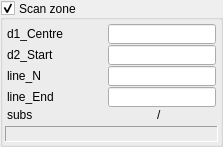
           <widget class="QGroupBox" name="VGB_Scan_2">
            <property name="sizePolicy">
             <sizepolicy hsizetype="Fixed" vsizetype="Preferred">
              <horstretch>0</horstretch>
              <verstretch>0</verstretch>
             </sizepolicy>
            </property>
            <property name="minimumSize">
             <size>
              <width>0</width>
              <height>0</height>
             </size>
            </property>
            <property name="whatsThis">
             <string>Scan Parameters</string>
            </property>
            <property name="autoFillBackground">
             <bool>false</bool>
            </property>
            <property name="title">
             <string>Scan zone</string>
            </property>
            <property name="alignment">
             <set>Qt::AlignLeading|Qt::AlignLeft|Qt::AlignVCenter</set>
            </property>
            <property name="flat">
             <bool>true</bool>
            </property>
            <property name="checkable">
             <bool>true</bool>
            </property>
            <property name="checked">
             <bool>true</bool>
            </property>
            <layout class="QVBoxLayout" name="verticalLayout_3">
             <property name="spacing">
              <number>1</number>
             </property>
             <property name="margin">
              <number>2</number>
             </property>
             <item>
              <layout class="QGridLayout" name="gd_ScanCtrl_2">
               <property name="sizeConstraint">
                <enum>QLayout::SetDefaultConstraint</enum>
               </property>
               <property name="margin">
                <number>2</number>
               </property>
               <property name="spacing">
                <number>1</number>
               </property>
               <item row="5" column="0">
                <widget class="QLabel" name="L_p2013_2">
                 <property name="sizePolicy">
                  <sizepolicy hsizetype="Minimum" vsizetype="Preferred">
                   <horstretch>0</horstretch>
                   <verstretch>0</verstretch>
                  </sizepolicy>
                 </property>
                 <property name="minimumSize">
                  <size>
                   <width>100</width>
                   <height>0</height>
                  </size>
                 </property>
                 <property name="maximumSize">
                  <size>
                   <width>100</width>
                   <height>16777215</height>
                  </size>
                 </property>
                 <property name="frameShape">
                  <enum>QFrame::NoFrame</enum>
                 </property>
                 <property name="text">
                  <string>d1_Centre</string>
                 </property>
                 <property name="margin">
                  <number>3</number>
                 </property>
                 <property name="buddy">
                  <cstring>QLD_p2013_2</cstring>
                 </property>
                </widget>
               </item>
               <item row="5" column="2">
                <widget class="QELineEdit" name="QLD_p2013_2">
                 <property name="sizePolicy">
                  <sizepolicy hsizetype="Preferred" vsizetype="Fixed">
                   <horstretch>0</horstretch>
                   <verstretch>0</verstretch>
                  </sizepolicy>
                 </property>
                 <property name="minimumSize">
                  <size>
                   <width>100</width>
                   <height>0</height>
                  </size>
                 </property>
                 <property name="maximumSize">
                  <size>
                   <width>120</width>
                   <height>20</height>
                  </size>
                 </property>
                 <property name="font">
                  <font>
                   <weight>50</weight>
                   <bold>false</bold>
                  </font>
                 </property>
                 <property name="variable" stdset="0">
                  <string>$(P)$(R):D1_CENTRE</string>
                 </property>
                 <property name="addUnits">
                  <bool>true</bool>
                 </property>
                </widget>
               </item>
               <item row="7" column="2">
                <widget class="QELineEdit" name="QLD_p2014_2">
                 <property name="sizePolicy">
                  <sizepolicy hsizetype="Preferred" vsizetype="Fixed">
                   <horstretch>0</horstretch>
                   <verstretch>0</verstretch>
                  </sizepolicy>
                 </property>
                 <property name="minimumSize">
                  <size>
                   <width>100</width>
                   <height>0</height>
                  </size>
                 </property>
                 <property name="maximumSize">
                  <size>
                   <width>120</width>
                   <height>20</height>
                  </size>
                 </property>
                 <property name="font">
                  <font>
                   <weight>50</weight>
                   <bold>false</bold>
                  </font>
                 </property>
                 <property name="variable" stdset="0">
                  <string>$(P)$(R):D2_START</string>
                 </property>
                 <property name="addUnits">
                  <bool>true</bool>
                 </property>
                </widget>
               </item>
               <item row="7" column="0">
                <widget class="QLabel" name="L_p2014_2">
                 <property name="sizePolicy">
                  <sizepolicy hsizetype="Minimum" vsizetype="Preferred">
                   <horstretch>0</horstretch>
                   <verstretch>0</verstretch>
                  </sizepolicy>
                 </property>
                 <property name="minimumSize">
                  <size>
                   <width>100</width>
                   <height>0</height>
                  </size>
                 </property>
                 <property name="maximumSize">
                  <size>
                   <width>100</width>
                   <height>16777215</height>
                  </size>
                 </property>
                 <property name="text">
                  <string>d2_Start</string>
                 </property>
                 <property name="margin">
                  <number>3</number>
                 </property>
                 <property name="buddy">
                  <cstring>QLD_p2014_2</cstring>
                 </property>
                </widget>
               </item>
               <item row="8" column="4">
                <layout class="QHBoxLayout" name="horizontalLayout_8"/>
               </item>
               <item row="9" column="0">
                <widget class="QLabel" name="L_p2012_2">
                 <property name="sizePolicy">
                  <sizepolicy hsizetype="Minimum" vsizetype="Preferred">
                   <horstretch>0</horstretch>
                   <verstretch>0</verstretch>
                  </sizepolicy>
                 </property>
                 <property name="minimumSize">
                  <size>
                   <width>100</width>
                   <height>0</height>
                  </size>
                 </property>
                 <property name="maximumSize">
                  <size>
                   <width>100</width>
                   <height>16777215</height>
                  </size>
                 </property>
                 <property name="text">
                  <string>line_End</string>
                 </property>
                 <property name="wordWrap">
                  <bool>false</bool>
                 </property>
                 <property name="margin">
                  <number>3</number>
                 </property>
                 <property name="buddy">
                  <cstring>QLD_p2012_2</cstring>
                 </property>
                </widget>
               </item>
               <item row="9" column="2">
                <widget class="QELineEdit" name="QLD_p2012_2">
                 <property name="minimumSize">
                  <size>
                   <width>100</width>
                   <height>0</height>
                  </size>
                 </property>
                 <property name="maximumSize">
                  <size>
                   <width>120</width>
                   <height>20</height>
                  </size>
                 </property>
                 <property name="font">
                  <font>
                   <weight>50</weight>
                   <bold>false</bold>
                  </font>
                 </property>
                 <property name="alignment">
                  <set>Qt::AlignRight|Qt::AlignTop|Qt::AlignTrailing</set>
                 </property>
                 <property name="variable" stdset="0">
                  <string>$(P)$(R):LINE_END</string>
                 </property>
                </widget>
               </item>
               <item row="8" column="2">
                <widget class="QELineEdit" name="QLD_p2041_2">
                 <property name="minimumSize">
                  <size>
                   <width>100</width>
                   <height>0</height>
                  </size>
                 </property>
                 <property name="maximumSize">
                  <size>
                   <width>120</width>
                   <height>20</height>
                  </size>
                 </property>
                 <property name="font">
                  <font>
                   <weight>50</weight>
                   <bold>false</bold>
                  </font>
                 </property>
                 <property name="alignment">
                  <set>Qt::AlignRight|Qt::AlignTop|Qt::AlignTrailing</set>
                 </property>
                 <property name="variable" stdset="0">
                  <string>$(P)$(R):LINE_N</string>
                 </property>
                </widget>
               </item>
               <item row="8" column="0">
                <widget class="QLabel" name="L_p2041_2">
                 <property name="sizePolicy">
                  <sizepolicy hsizetype="Minimum" vsizetype="Preferred">
                   <horstretch>0</horstretch>
                   <verstretch>0</verstretch>
                  </sizepolicy>
                 </property>
                 <property name="minimumSize">
                  <size>
                   <width>100</width>
                   <height>0</height>
                  </size>
                 </property>
                 <property name="maximumSize">
                  <size>
                   <width>100</width>
                   <height>16777215</height>
                  </size>
                 </property>
                 <property name="text">
                  <string>line_N</string>
                 </property>
                 <property name="wordWrap">
                  <bool>false</bool>
                 </property>
                 <property name="margin">
                  <number>3</number>
                 </property>
                 <property name="buddy">
                  <cstring>QLD_p2041_2</cstring>
                 </property>
                </widget>
               </item>
               <item row="10" column="0">
                <widget class="QLabel" name="label_13">
                 <property name="text">
                  <string>subs</string>
                 </property>
                </widget>
               </item>
               <item row="10" column="2">
                <layout class="QHBoxLayout" name="horizontalLayout_12">
                 <property name="spacing">
                  <number>4</number>
                 </property>
                 <item>
                  <widget class="QELabel" name="QL_p2063_7">
                   <property name="sizePolicy">
                    <sizepolicy hsizetype="Preferred" vsizetype="Preferred">
                     <horstretch>0</horstretch>
                     <verstretch>0</verstretch>
                    </sizepolicy>
                   </property>
                   <property name="minimumSize">
                    <size>
                     <width>45</width>
                     <height>0</height>
                    </size>
                   </property>
                   <property name="maximumSize">
                    <size>
                     <width>16777215</width>
                     <height>20</height>
                    </size>
                   </property>
                   <property name="frameShape">
                    <enum>QFrame::NoFrame</enum>
                   </property>
                   <property name="alignment">
                    <set>Qt::AlignCenter</set>
                   </property>
                   <property name="variable" stdset="0">
                    <string>$(P)$(R):LINE_SUBN:RBV</string>
                   </property>
                  </widget>
                 </item>
                 <item>
                  <widget class="QLabel" name="label_14">
                   <property name="sizePolicy">
                    <sizepolicy hsizetype="Minimum" vsizetype="Preferred">
                     <horstretch>0</horstretch>
                     <verstretch>0</verstretch>
                    </sizepolicy>
                   </property>
                   <property name="text">
                    <string>/</string>
                   </property>
                  </widget>
                 </item>
                 <item>
                  <widget class="QELabel" name="QL_p2063_8">
                   <property name="sizePolicy">
                    <sizepolicy hsizetype="Preferred" vsizetype="Preferred">
                     <horstretch>0</horstretch>
                     <verstretch>0</verstretch>
                    </sizepolicy>
                   </property>
                   <property name="minimumSize">
                    <size>
                     <width>45</width>
                     <height>0</height>
                    </size>
                   </property>
                   <property name="maximumSize">
                    <size>
                     <width>16777215</width>
                     <height>20</height>
                    </size>
                   </property>
                   <property name="frameShape">
                    <enum>QFrame::NoFrame</enum>
                   </property>
                   <property name="alignment">
                    <set>Qt::AlignCenter</set>
                   </property>
                   <property name="variable" stdset="0">
                    <string>$(P)$(R):LINE_SUBEND:RBV</string>
                   </property>
                  </widget>
                 </item>
                </layout>
               </item>
              </layout>
             </item>
             <item>
              <spacer name="verticalSpacer_5">
               <property name="orientation">
                <enum>Qt::Vertical</enum>
               </property>
               <property name="sizeHint" stdset="0">
                <size>
                 <width>20</width>
                 <height>1</height>
                </size>
               </property>
              </spacer>
             </item>
             <item>
              <widget class="QELabel" name="QL_p2055_3">
               <property name="sizePolicy">
                <sizepolicy hsizetype="Preferred" vsizetype="Preferred">
                 <horstretch>0</horstretch>
                 <verstretch>0</verstretch>
                </sizepolicy>
               </property>
               <property name="minimumSize">
                <size>
                 <width>100</width>
                 <height>0</height>
                </size>
               </property>
               <property name="toolTip">
                <string>last error</string>
               </property>
               <property name="frameShape">
                <enum>QFrame::Panel</enum>
               </property>
               <property name="frameShadow">
                <enum>QFrame::Sunken</enum>
               </property>
               <property name="alignment">
                <set>Qt::AlignLeading|Qt::AlignLeft|Qt::AlignTop</set>
               </property>
               <property name="wordWrap">
                <bool>true</bool>
               </property>
               <property name="variable" stdset="0">
                <string>$(P)$(R):SYS_ERRORS</string>
               </property>
               <property name="variableAsToolTip">
                <bool>false</bool>
               </property>
              </widget>
             </item>
            </layout>
           </widget>
